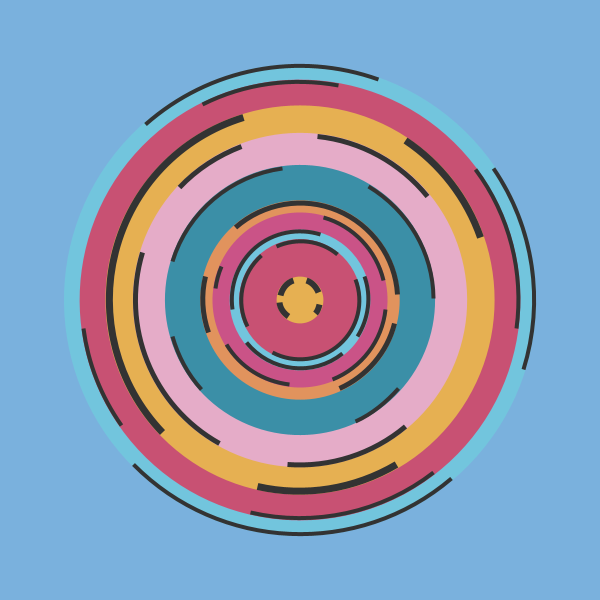
Frame 1 (no input)
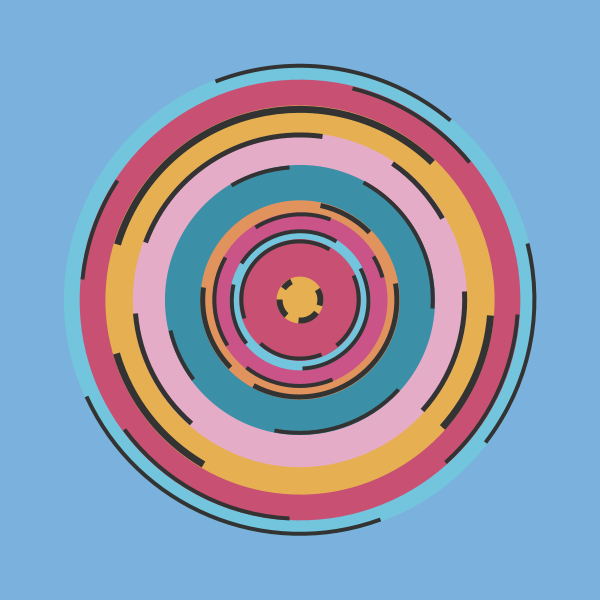
Frame 60 (the mouse pressed at the canvas centre just before this capture)
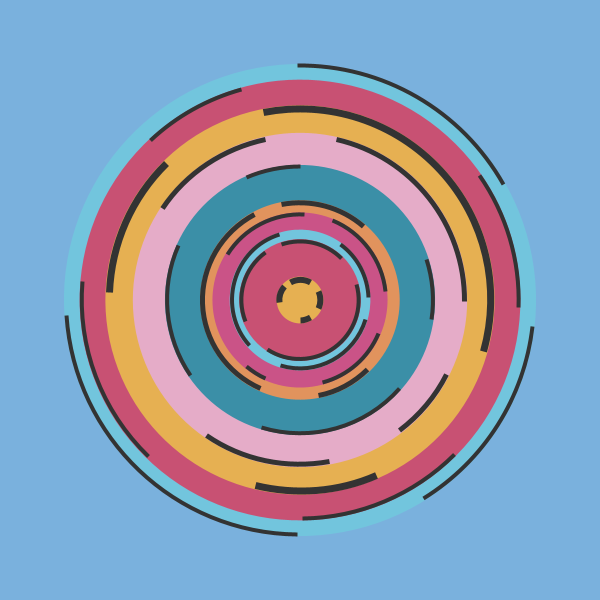
Frame 120 (the mouse held since frame 60 and released just before this capture)

The Processing sketch that drew these frames (run headless with seeded random() and noise(); from frame 60 on, the mouse is pressed at the canvas centre):

// Processing sketch: Arcs
// ── Arcs.pde
ArrayList<Circle> circles;

float scale = 0.2;
int n = 10;
boolean isStrokeCapProj = false; 

color[] cols = {#3B8FA7,#E5ACC8,#E6B052,#C85173,#72C5DD,#CA5387,#E1935D};
//color[] cols = {#1D262D,#4F67C0,#63B795,#C06154};
//color[] cols = {#1B1C2E,#712A47,#C4724A,#6E59B2,#C06154};

void setup() {
  size(600, 600);
  circles = new ArrayList<Circle>();

  generateNewCircles();
}

void draw() {
  background(#7AB1DD);

  for(int i = circles.size()-1; i >= 0; i--){
    circles.get(i).display();
  }
}

float map_range(float value, float fromLow, float fromHigh, float toLow, float toHigh) {
  return (value-fromLow)/(fromHigh-fromLow) * (toHigh-toLow) + toLow;
}

void generateNewCircles(){
  float radius = random(120*scale,250*scale);
  float speed = 0.06;
  float radIncrease = 0;
  int colorOffset = (int)random(cols.length+1);
  circles.clear();
  for(int i = 0; i < n; i++){
    //speed = random(0.01,0.05)
    radIncrease = random(90*scale,400*scale);
    int strokeWeight = (int)(random(20,radIncrease-10)*scale);
    color col = cols[(i+colorOffset)%cols.length];
    circles.add(new Circle(new PVector(width/2,height/2),radius,(int)random(3,5), col, strokeWeight,speed));
    radius += radIncrease;
    speed -= 0.06/n;
  }
}

void keyPressed(){
  if(key == 'x'){
    isStrokeCapProj = !isStrokeCapProj;
  }
  if(key == 'n'){
    generateNewCircles();
  }
}

// ── Circle.pde
class Circle{
    PVector center;
    float radius;
    ArrayList<Arc> arcs;
    float rotationSpeed;
    float rotationAngle;
    color col;
    int strokeWeight;

    Circle(PVector center, float radius, int numArcs, color col, int strokeWeight, float rotationSpeed){
        this.center = center;
        this.radius = radius;
        this.rotationSpeed = rotationSpeed;
        this.col = col;
        this.strokeWeight = strokeWeight;
        rotationAngle = random(0, TWO_PI);

        arcs = new ArrayList<Arc>();
        float[] slices = new float[numArcs];
        float arcSize = TWO_PI/numArcs;

        float startSize = random(arcSize/2,arcSize);
        float rest = arcSize - startSize;
        slices[0] = startSize;
        float sizeSum = startSize;

        for(int i = 1; i < numArcs; i++){
            float size = arcSize+rest;
            startSize = random(size/2, size);
            sizeSum += startSize;
            rest = arcSize*(i+1) - sizeSum;
            slices[i] = startSize;
        }

        float curPoint = 0;
        for(int i = 0; i < numArcs; i++){
            float p = random(0.1,0.5);
            float m = random(0.1,0.5);
            Arc a = new Arc(curPoint+p,curPoint+slices[i]-m);
            curPoint += slices[i];
            arcs.add(a);
        }
        
    }

    void display(){

        pushMatrix();
        translate(center.x, center.y);
        rotate(rotationAngle);
        noStroke();
        //map_range(radius,0,width,0,255)
        fill(col);
        ellipse(0, 0, radius+strokeWeight, radius+strokeWeight);
        
        stroke(51);
        strokeWeight(strokeWeight);
        
        strokeCap(SQUARE);

        noFill();
        for(Arc a : arcs){
            arc(0,0, radius, radius, a.startRad, a.endRad);
        }
        popMatrix();
        rotationAngle += rotationSpeed;
        if(rotationAngle > TWO_PI){
            rotationAngle = 0;
        }
    }
}

class Arc{
    float startRad;
    float endRad;

    Arc(float startRad, float endRad){
        this.startRad = startRad;
        this.endRad = endRad;
    }
}
